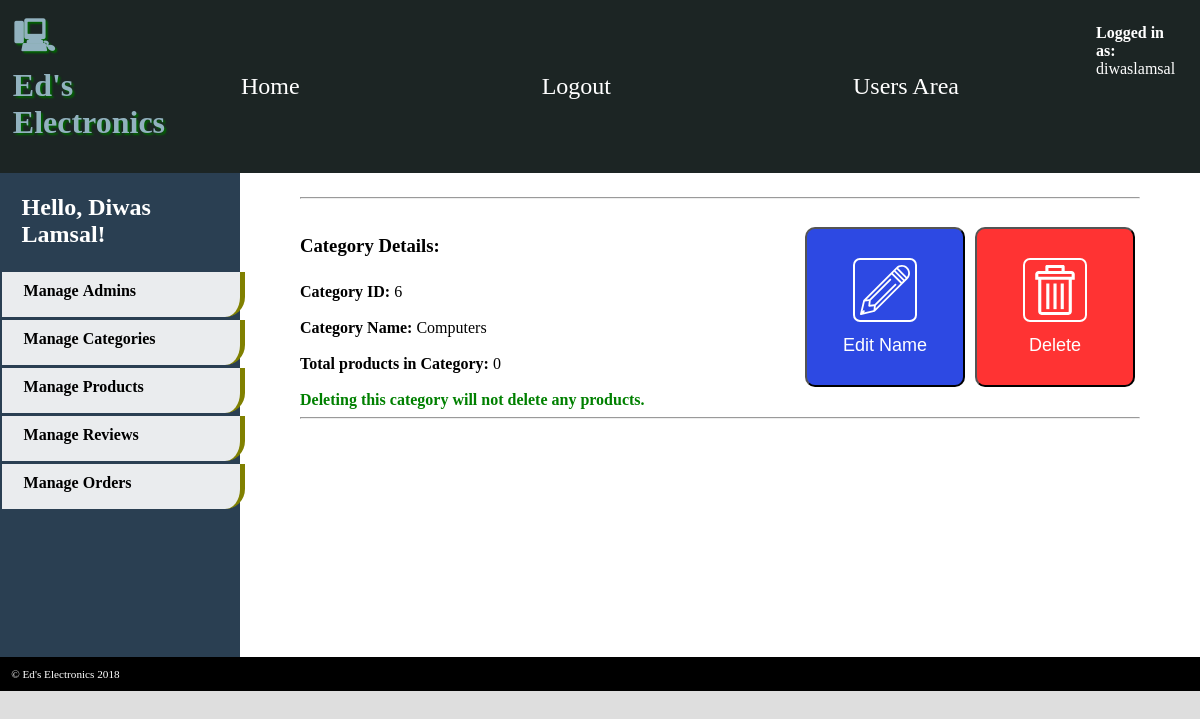
The page /Assignment/Admin/Categories/viewcategories.php?edit=6 (signed in) on the database its author committed.
### tables this page shows
CREATE TABLE `users` (
  `user_id` int(5) NOT NULL,
  `fullname` varchar(255) NOT NULL,
  `username` varchar(50) NOT NULL,
  `email` varchar(255) NOT NULL,
  `password` varchar(255) NOT NULL,
  `type` varchar(10) NOT NULL DEFAULT 'customer',
  `notifications` varchar(10) NOT NULL
);

CREATE TABLE `categories` (
  `category_id` int(5) NOT NULL,
  `name` varchar(255) NOT NULL
);

### Assignment/Admin/Categories/viewcategories.php (the view, shortened to what this page needs)
 <?php
       require '../Divisions/adminheader.php';
 ?>
<?php
  if(isset($_GET['edit'])){
      $stmt = $pdo->prepare('SELECT category_id, name FROM categories
                              WHERE category_id = :category_id');
      $arr = ['category_id'=>$_GET['edit']];
      $stmt->execute($arr);
      $cat = $stmt->fetch();
      $stmt = $pdo->prepare('SELECT categories.category_id,  COUNT(products.category_id)
                              AS NumberOfProducts FROM categories
                              INNER JOIN products ON
                              products.category_id=categories.category_id
                              GROUP BY products.category_id
                              HAVING products.category_id = :category_id');
      $stmt->execute($arr);
      $proCat = $stmt->fetch();
  }
  if(isset($_GET['action']) && $_GET['action']=="edit"){
    if(isset($_POST['submit']) && !(ctype_space($_POST['name']))){
      $stmt = $pdo->prepare('UPDATE categories SET name = :name WHERE category_id = :category_id');
      $criteria = ['name'=>$_POST['name'],'category_id'=>$_GET['edit']];
      if(checkCategory() && $stmt->execute($criteria)){
        echo '<h3>Succesfully edited category name to '.$_POST['name'].'.</h3><br><br>';
        echo '<h3><a href = "./managecategories.php">Click here to return to view latest list of categories.</a>
        <h3><br><br><br><hr>';
      }
      else if(!checkCategory()){
        $cattext = '<p style="font-size: 15px; color: red; clear: left;">Category specified already exists.</p>';
        require '../Divisions/categoryform.php';
      }
    }
    else if(isset($_POST['submit']) && (ctype_space($_POST['name']))){
      $cattext = '<p style="font-size: 15px; color: red; clear: left;">Category name cannot be blank!</p>';
      require '../Divisions/categoryform.php';
    }
    else{
      $cattext = '<p style="font-size: 15px; color: red; clear: left;"></p>';
      require '../Divisions/categoryform.php';
    }
  }
  elseif(isset($_GET['action']) && $_GET['action'] == "delete"){
    header('Location: ./deletecategories.php?edit='.$_GET['edit']);
  }
  else{
?>
<hr><br>
<a  <?php if($proCat['NumberOfProducts']==0){?>href = "./viewcategories.php?<?php echo 'edit='.$cat['category_id'].'&action=delete';}?>">
  <button class = "viewButton deleteButton"><img src = "../Images/rubbish-bin.svg" class = "btnImg"><br>Delete</button>
</a>
<a href = "./viewcategories.php?<?php echo 'edit='.$cat['category_id'].'&action=edit';?>">
  <button class = "viewButton editButton"><img src = "../Images/149307.svg" class = "btnImg"><br>Edit Name</button>
</a>
<br>
  <h3>Category Details: </h3><br>
  <p>
    <b>Category ID: </b><?php echo $cat['category_id'];?><br><br>
    <b>Category Name: </b><?php echo $cat['name'];?><br><br>
    <b>Total products in Category: </b><?php if($proCat['NumberOfProducts']=="")echo"0"; else echo$proCat['NumberOfProducts'];?><br><br>
<?php if($proCat['NumberOfProducts']>0){?>
    <b style = "color: red;">*Note: You cannot delete this category because there are products under it.</b>
<?php }
      else{?>
    <b style = "color: green;">Deleting this category will not delete any products.</b>
<?php }?>
  </p>
<hr>
 <?php
}
   require '../Divisions/adminsidebar.php';
   require '../../Divisions/footer.php';
 ?>

### Assignment/Admin/Divisions/adminheader.php (shortened to what this page needs)
<?php
  $server = 'localhost';
  $username = 'root';
  $password = '';
  $schema = 'diwas_assignment';
  $pdo = new PDO('mysql:dbname=' . $schema . ';host=' . $server, $username, $password,
								  [PDO::ATTR_ERRMODE => PDO::ERRMODE_EXCEPTION]);
  if(isset($_SESSION['loggedin'])){
		$user = $pdo->prepare('SELECT * FROM users WHERE user_id = :user_id');
    $criteria=[
      'user_id'=>$_SESSION['loggedin']
    ];
    $user->execute($criteria);
    $loggedin = $user->fetch();
  }
?>
<!doctype html>
<html>
	<head>
		<link rel="stylesheet" href="../../Style/electronics.css" type="text/css"/>
    <link rel="stylesheet" href="../Divisions/adminstyle.css" type="text/css"/>
	</head>
	<body>
		<header>
			<h1>Ed's Electronics</h1>
			<ul>
				<li><a href="../Dashboard">Home</a></li>
        <li> <a href = "../../logout.php">Logout</a></li>
        <li><a href = "../../" target= "_blank">Users Area</a></li>
			</ul>
			<address>
				<p><?php
          if(isset($_SESSION['loggedin'])){
            echo'<b>Logged in as:</b> '.$loggedin['username'];
          }?>
			</address>
		</header>
    <main>

### Assignment/Admin/Divisions/adminsidebar.php
</main>
		<aside>
      <div class = "adminSidebar">
        <h1>Hello, <?php if(isset($_SESSION['loggedin']))echo $loggedin['fullname'];?>!</h1>
        <div class = "sidebaroption manageAdmin">
          <a href = "../Admins/manageadministrators.php">Manage&nbsp;Admins</a>
        </div>
        <div class = "sidebaroption manageCategories">
          <a href = "../Categories/managecategories.php">Manage&nbsp;Categories</a>
        </div>
        <div class = "sidebaroption manageProducts">
          <a href = "../Products/manageproducts.php">Manage&nbsp;Products</a>
        </div>
        <div class = "sidebaroption manageReviews">
          <a href = "../Reviews/managereviews.php">Manage&nbsp;Reviews</a>
        </div>
				<div class = "sidebaroption manageOrders">
          <a href = "../Orders/manageorders.php">Manage&nbsp;Orders</a>
        </div>
      </div>
		</aside>

### Assignment/Style/electronics.css (style rules this page uses)
* { margin: 0; padding: 0; }
body { background-color: #DEDEDE; font-family: 'Oxygen-Regular'; display: grid; grid-template-columns: 10% 70% 20%; grid-template-rows: auto; grid-template-areas: "header header header" "img img aside" "main main aside" "footer footer footer"; }
h1 { font-family: 'Audiowide', cursive; margin: 0.4em; }
header h1:before { content: "\1F5B3"; font-family: 'hack'; padding-right: 0.4em; }
header h1 { color: #92B2BF; text-shadow: 2px 2px 2px darkgreen; }
header a { color: white; text-decoration: none; }
header address { float: right; color: white; font-style: normal; padding: 1em; }
main { min-height: 60vh; grid-area: main; padding: 5vw; background-color: white; padding-top: 2vw; }
header { background-color: #1C2524; grid-area: header; }
main h1, main a { color: #92B2BF; }
aside { background-color: #2A3F52; min-height: 20px; grid-area: aside; padding: 1vw; color: white; }
aside a { color: #333; text-decoration: none }
header { display: grid; grid-template-columns: 10% 80% 10%; }
header ul { align-self: center; display: grid; grid-template-columns: auto auto auto; grid-template-rows: auto; color: white; list-style-type: none; }
header > ul > li { font-size: 1.5em; cursor: pointer; text-align: center; }
h1 { font-weight: bold; margin-bottom: 1em; }
p { margin-top: 0.5em; margin-bottom: 0.5em; }

### Assignment/Admin/Divisions/adminstyle.css (style rules this page uses)
* { margin: 0; padding: 0; }
body { background-color: #DEDEDE; font-family: 'Oxygen-Regular'; display: grid; grid-template-columns: 20% 70% 10%; grid-template-rows: auto; grid-template-areas: "header header header" "aside img img" "aside main main" "footer footer footer"; }
main { min-height: 50vh; }
.adminSidebar .sidebaroption { height: 35px; width: 100%; padding-left: 10%; padding-top: 10px; margin-left: -10px; margin-bottom: 3px; background: rgba(255, 255, 255, 0.9); border-right: 5px solid olive; border-bottom-right-radius: 20px; display: flex; transition: .2s; font-weight: bold; }
.adminSidebar .sidebaroption a { flex: 1; padding-top: 10px; margin-top: -10px; padding-left: 20px; margin-left: -20px; height: 100%; text-decoration: none; color: black; }
.viewButton { font-size: 18px; color: white; float: right; cursor: pointer; transition: .1s; padding: 20px; margin: 5px; margin-top: 10px; width: 160px; height: 160px; background: black; border-radius: 10px; }
.editButton { background: #2D49E3; }
.deleteButton { background: rgba(255, 0, 0, 0.8); }
.btnImg { border-radius: 7px; border: 2px solid white; padding: 5px; margin: auto; margin-bottom: 8px; height: 50px; width: 50px; }

### rows shown on the page
users: username "diwaslamsal", fullname "Diwas Lamsal"
categories: category_id "6", name "Computers"
